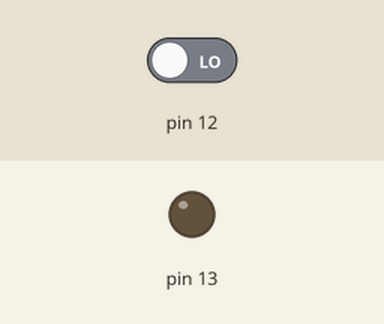
Recording of a sketch running on a simulated Arduino Uno, built with avr-gcc and run on an emulated ATmega328P. On the bench: output pins drawn as LEDs (lit = HIGH). The test bench sets the inputs (shaded band); at power-on: pin 12 LOW.

Above: at 1.2 s.
1.3 s: pin 12 driven HIGH
At 1.8 s:
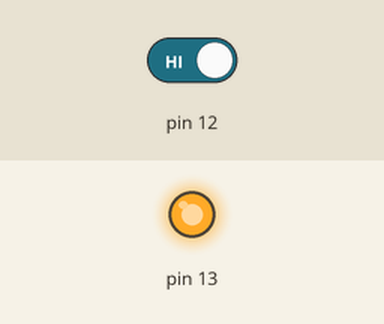
2.8 s: pin 12 driven LOW
At 3.1 s:
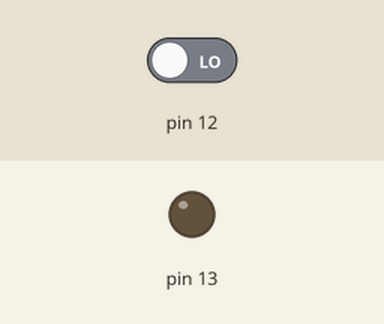
Timing chart, 0 to 5.8 s (numbered marks = the images above; inputs shaded):
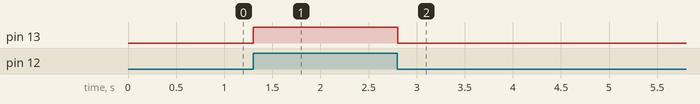

The sketch:

comunicArduinos2.ino
```cpp
// C++ code
//
int estadoBotao = 0;

void setup()
{
  pinMode(12, INPUT);
  pinMode(13, OUTPUT);
}

void loop()
{
  estadoBotao = digitalRead(12);
  if (estadoBotao == HIGH) {
    digitalWrite(13, HIGH);
  } else {
    digitalWrite(13, LOW);
  }
  delay(10); // Delay a little bit to improve simulation performance
}
```

Measured:
- after the input at 1.3 s, pin 13: LOW → HIGH at once
- after the input at 2.8 s, pin 13: HIGH → LOW at once
